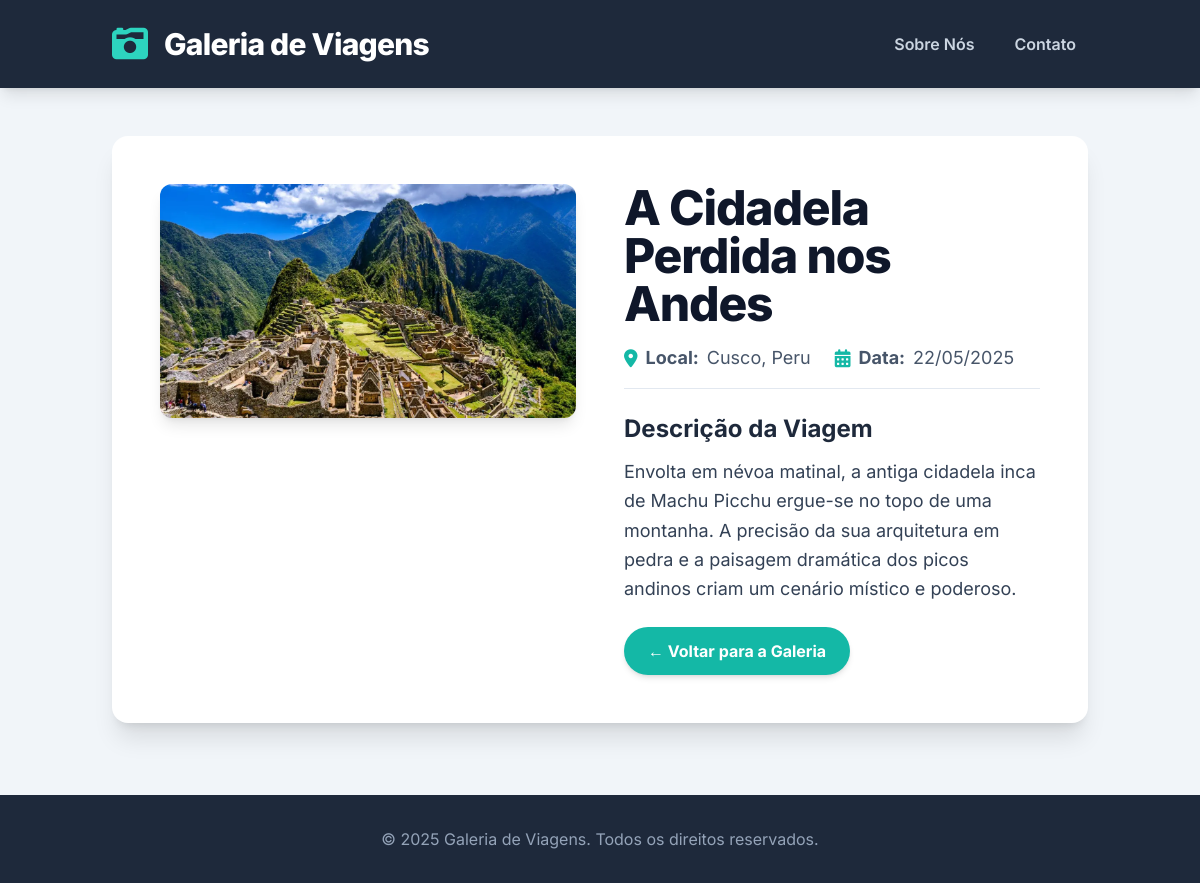
Page /foto/5/ on the earlier database version.
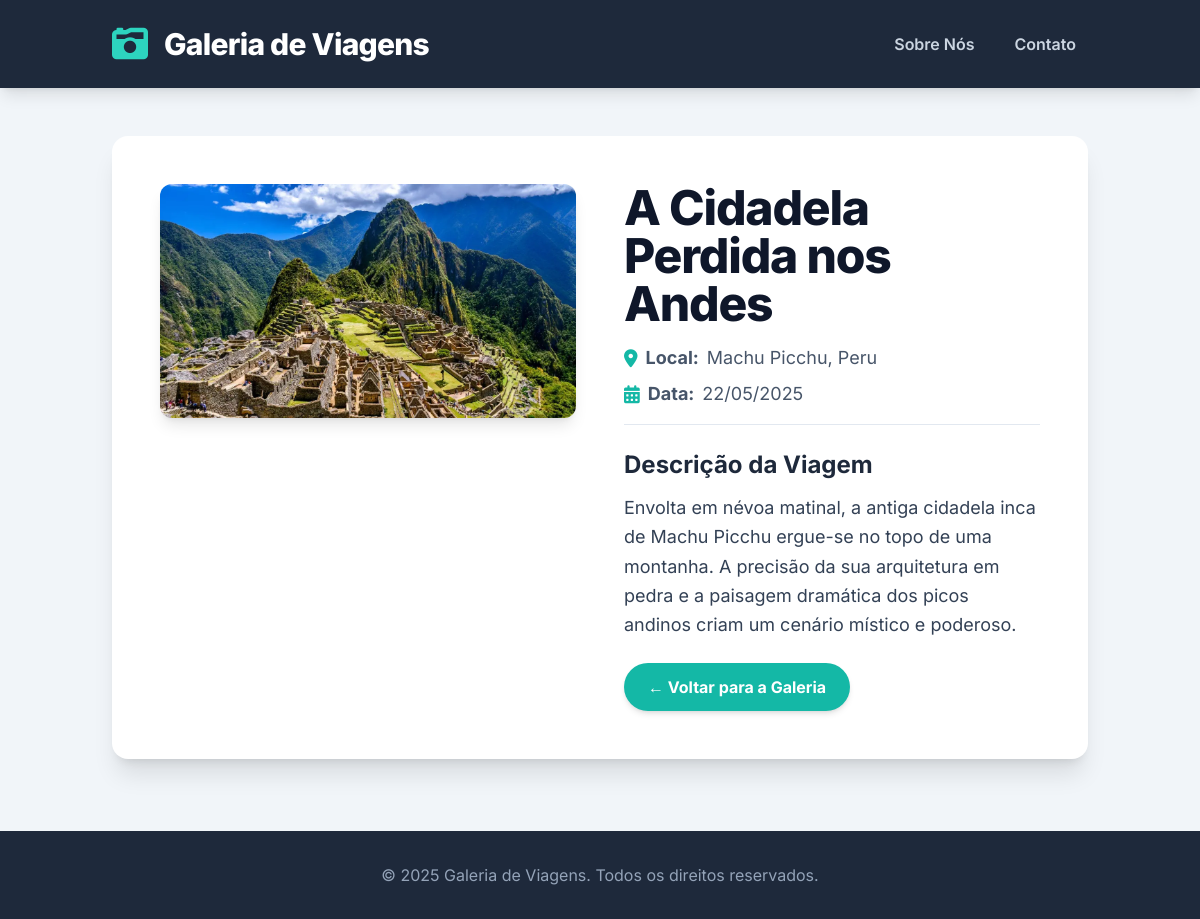
Same page on the later database version.
### fotos/models.py (models this page shows, shortened)
class Foto(models.Model):
    titulo = models.CharField(max_length=150, null=False, blank=False)
    local = models.CharField(max_length=100, null=False, blank=False)
    continente = models.CharField(max_length=30, choices=CONTINENTES, default="america-do-sul")
    descricao = models.TextField()
    imagem = models.ImageField(upload_to='fotos/%Y/%m/%d/', blank=True)
    data_viagem = models.DateField(default=date.today)
    publicada = models.BooleanField(default=True)
    destaque = models.BooleanField(default=False, help_text="Marque para que esta foto possa aparecer na página inicial.")
    class Meta:
        verbose_name = 'Foto'
        verbose_name_plural = 'Fotos'
        ordering = ['-data_viagem']

### fotos/views.py (the view)
# urls.py: path('foto/<int:foto_id>/', views.detalhe_foto, name='detalhe_foto'),
def detalhe_foto(request, foto_id):
    foto = get_object_or_404(Foto, pk=foto_id)
    return render(request, 'fotos/detalhe_foto.html', {'foto': foto})

### fotos/templates/fotos/detalhe_foto.html (shortened to what this page needs)
{% extends 'fotos/base.html' %}
{% block content %}
<div class="bg-white rounded-2xl shadow-xl p-8 lg:p-12">
    <div class="flex flex-col md:flex-row gap-8 lg:gap-12">
        {% if foto.imagem %}
            <div class="md:w-1/2">
                <img src="{{ foto.imagem.url }}" alt="{{ foto.titulo }}" class="w-full h-auto object-cover rounded-xl shadow-lg">
            </div>
        {% endif %}
        <div class="md:w-1/2 flex flex-col">
            <h2 class="text-5xl font-extrabold text-slate-900 mb-4 tracking-tight">{{ foto.titulo }}</h2>
            <div class="mb-6 border-b border-slate-200 pb-4 flex flex-wrap gap-x-6 gap-y-2">
                <p class="text-slate-600 text-lg flex items-center gap-2">
                    <i class="fas fa-map-marker-alt text-teal-500"></i>
                    <strong>Local:</strong> {{ foto.local }}
                </p>
                <p class="text-slate-600 text-lg flex items-center gap-2">
                    <i class="fas fa-calendar-alt text-teal-500"></i>
                    <strong>Data:</strong> {{ foto.data_viagem|date:"d/m/Y" }}
                </p>
            </div>
            <h3 class="text-2xl font-bold text-slate-800 mb-3">Descrição da Viagem</h3>
            <p class="text-slate-700 text-lg leading-relaxed mb-6">{{ foto.descricao }}</p>
            <div class="mt-auto text-left">
                <a href="{% url 'index' %}" class="inline-block bg-teal-500 hover:bg-teal-600 text-white font-bold py-3 px-6 rounded-full transition-all duration-300 shadow-md hover:shadow-lg">&larr; Voltar para a Galeria</a>
            </div>
        </div>
    </div>
</div>
{% endblock %}

### fotos/templates/fotos/base.html (shortened to what this page needs)
{% load static %}
<!DOCTYPE html>
<html lang="pt-br">
<head>
    <script src="https://cdn.tailwindcss.com"></script>
    <link rel="stylesheet" href="https://cdnjs.cloudflare.com/ajax/libs/font-awesome/6.0.0-beta3/css/all.min.css">
</head>
<body class="bg-slate-100 text-slate-800">
    <header class="bg-slate-800 text-white shadow-lg">
        <div class="container mx-auto flex flex-col sm:flex-row items-center justify-between p-6">
            <div class="flex items-center mb-4 sm:mb-0">
                <div class="text-4xl mr-4 text-teal-400">
                    <i class="fas fa-camera-retro"></i>
                </div>
                <h1 class="text-3xl font-extrabold tracking-tight">
                    <a href="{% url 'index' %}" class="hover:text-teal-300 transition-colors duration-300">Galeria de Viagens</a>
                </h1>
            </div>
            <nav class="flex gap-x-4">
                <a href="{% url 'sobre_nos' %}" class="font-semibold text-slate-300 hover:text-white transition-colors duration-300 px-3 py-2 rounded-md">Sobre Nós</a>
                <a href="{% url 'contato' %}" class="font-semibold text-slate-300 hover:text-white transition-colors duration-300 px-3 py-2 rounded-md">Contato</a>
            </nav>
        </div>
    </header>
    <main class="container mx-auto p-6 mt-6">
        {% block content %}
        {% endblock %}
    </main>
    <footer class="mt-12 py-8 text-center bg-slate-800 text-slate-400">
        <div class="container mx-auto">
            <p>&copy; {% now "Y" %} Galeria de Viagens. Todos os direitos reservados.</p>
        </div>
    </footer>
</body>
</html>

### fotos/templates/fotos/base.html (style rules this page uses)
body { font-family: 'Inter', sans-serif; }

Differences in the rows shown:
changed Foto "A Cidadela Perdida nos Andes": local "Cusco, Peru" → "Machu Picchu, Peru"
